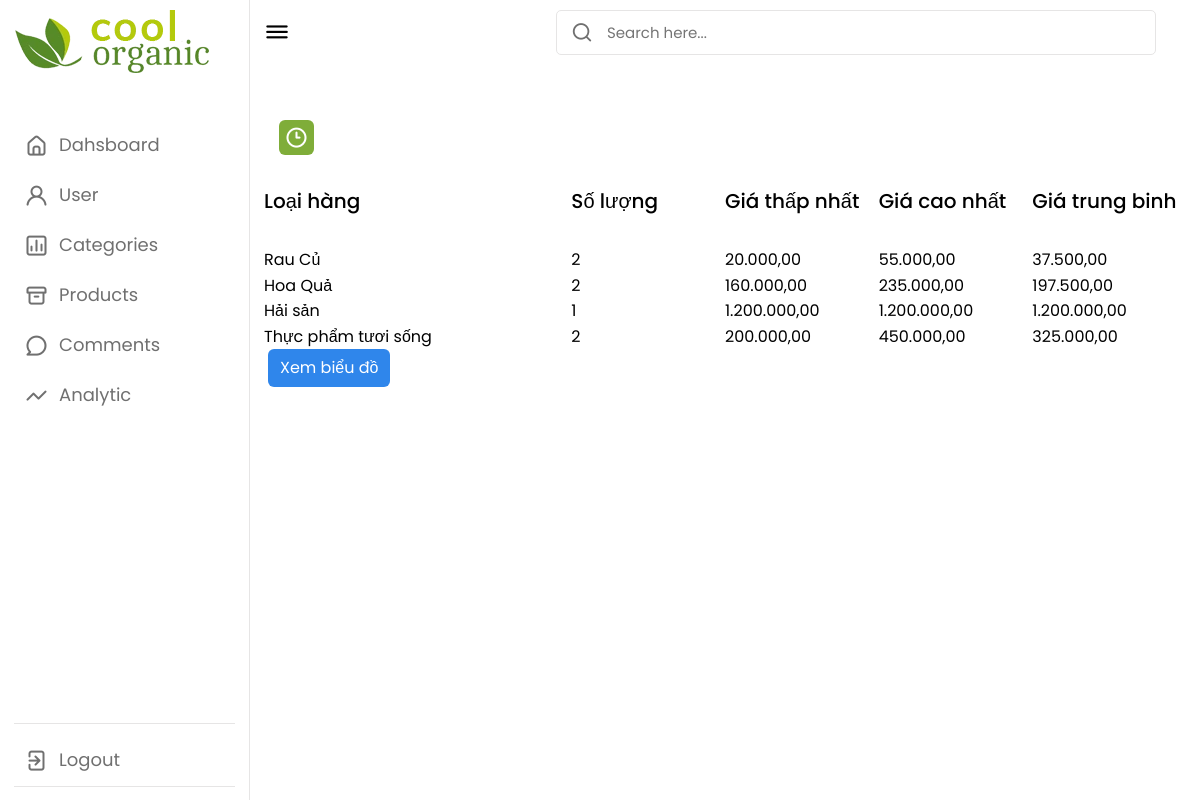
The page /admin/thong-ke/index.php (signed in) on the database its author committed.
### tables this page shows
CREATE TABLE `loai` (
  `ma_loai` int(11) NOT NULL,
  `ten_loai` varchar(50) NOT NULL
);

### admin/thong-ke/index.php (called while the page is built, shortened)
<?php
    require_once '../../dao/pdo.php';
    require_once '../../dao/thong-ke.php';
    if(exist_param("chart", $_REQUEST)) {
        $items = thong_ke_hang_hoa();
        $VIEW_NAME = 'chart.php';
    }  else {
        $items = thong_ke_hang_hoa();
    }
    require "../layout.php";
?>

### dao/pdo.php (called while the page is built, shortened)
<?php
function pdo_get_connection() {
    $servername = "localhost";
    $databasename = "sample_project";
    $username = "root";
    $password = "";
    try {
        $conn = new PDO("mysql:host=$servername;dbname=$databasename", $username, $password);
        $conn->setAttribute(PDO::ATTR_ERRMODE, PDO::ERRMODE_EXCEPTION);
        return $conn;
    } catch (PDOException $e) {
        return "Lỗi kết nối: " . $e->getMessage();
    }
}
function pdo_query($sql) {
    $sql_args = array_slice(func_get_args(), 1);
    try {
        $conn = pdo_get_connection();
        $stmt = $conn->prepare($sql);
        $stmt->execute($sql_args);
        $row = $stmt->fetchAll();
        return $row;
    } catch (PDOException $e) {
        throw $e;
    } finally {
        unset($conn);
    }
}

### dao/thong-ke.php (called while the page is built, shortened)
<?php
function thong_ke_hang_hoa()
{
    $sql = "SELECT l.ma_loai, l.ten_loai,
            COUNT(*) so_luong,
            MIN(hh.don_gia) gia_min,
            MAX(hh.don_gia) gia_max,
            AVG(hh.don_gia) gia_avg
            FROM hang_hoa hh
            JOIN loai l ON l.ma_loai = hh.ma_loai
            GROUP BY l.ma_loai, l.ten_loai";
    return pdo_query($sql);
}

### admin/thong-ke/list.php (the view, shortened to what this page needs)
<div class="top">
    <i class="uil uil-bars sidebar-toggle"></i>
    <div class="search-box">
        <form method="GET">
            <button type="submit">
                <i class="uil uil-search"></i>
            </button>
            <input type="text" name="name" value="" placeholder="Search here...">
        </form>
    </div>
</div>
<div class="dash-content">
    <div class="overview">
        <div class="activity-header">
            <div class="title">
                <i class="uil uil-clock-three"></i>
                <span class="text">Analytics Management</span>
            </div>
        </div>
        <div class="activity-analytics">
            <div class="title-analytics">
                <div class="title-pro name">Loại hàng</div>
                <div class="title-pro image">Số lượng</div>
                <div class="title-pro status">Giá thấp nhất</div>
                <div class="title-pro price">Giá cao nhất</div>
                <div class="title-pro func">Giá trung binh</div>
            </div>
        </div>
        <?php
        if (is_array($items) || is_object($items)) {
            foreach ($items as $bl) {
                extract($bl);
        ?>
                <div class="list-analytics">
                    <div class="name"><?= $ten_loai ?></div>
                    <div class="image"><?= $so_luong ?></div>
                    <div class="qty"><?= number_format($gia_min, 2, ',', '.') ?></div>
                    <div class="price"><?= number_format($gia_max, 2, ',', '.') ?></div>
                    <div class="func">
                        <?= number_format($gia_avg, 2, ',', '.') ?>
                    </div>
                </div>
        <?php }
        } ?>
        <a href="./index.php?chart">
            <button class="btn btn-info view">Xem biểu đồ</button>
        </a>
    </div>
</div>

### admin/content/style.css (style rules this page uses)
* { margin: 0; padding: 0; box-sizing: border-box; font-family: 'Poppins', sans-serif; }
:root { --primary-color: #7fad39; --panel-color: #FFF; --text-color: #000; --black-light-color: #707070; --border-color: #e6e5e5; --toggle-color: #DDD; --box1-color: #4DA3FF; --box2-color: #FFE6AC; --box3-color: #E7D1FC; --title-icon-color: #fff; --tran-05: all 0.5s ease; --tran-03: all 0.3s ease; --tran-03: all 0.2s ease; }
button { border: none; outline: none; cursor: pointer; }
body { min-height: 100vh; background-color: var(--primary-color); }
.dashboard .top { position: fixed; top: 0; left: 250px; display: flex; width: calc(100% - 250px); justify-content: space-between; align-items: center; padding: 10px 14px; background-color: var(--panel-color); transition: var(--tran-05); z-index: 10; }
.dashboard .top .sidebar-toggle { font-size: 26px; color: var(--text-color); cursor: pointer; }
.dashboard .top .search-box { position: relative; height: 45px; max-width: 600px; width: 100%; margin: 0 30px; }
.top .search-box input { position: absolute; border: 1px solid var(--border-color); background-color: var(--panel-color); padding: 0 25px 0 50px; border-radius: 5px; height: 100%; width: 100%; color: var(--text-color); font-size: 15px; font-weight: 400; outline: none; }
.top .search-box i { position: absolute; left: 15px; font-size: 22px; z-index: 10; top: 50%; transform: translateY(-50%); color: var(--black-light-color); }
.dashboard .dash-content { padding-top: 50px; }
.dash-content .title { display: flex; align-items: center; margin: 60px 0 30px 0; }
.dash-content .title i { position: relative; height: 35px; width: 35px; background-color: var(--primary-color); border-radius: 6px; color: var(--title-icon-color); display: flex; align-items: center; justify-content: center; font-size: 24px; }
.dash-content .title .text, .dash-content .activity-header .list .text { font-size: 18px; font-weight: 500; color: white; margin-left: 10px; }
.activity-header { display: flex; justify-content: space-between; align-items: center; margin: 0 15px; }
.title-analytics, .list-analytics { display: grid; grid-template-columns: 2fr 1fr 1fr 1fr 1fr; align-items: center; }
.title-pro { font-size: 20px; font-weight: 500; color: var(--text-color); margin-bottom: 30px; }
i, .del-icon { cursor: pointer; font-size: 18px; }
.func { display: flex; justify-content: center; align-items: center; }
.btn { display: inline-block; padding: 6px 12px; margin: 0 4px; border-radius: 6px; }
.btn-info { background-color: #2f86eb; color: white; }
.func { text-decoration: none; justify-content: left; }

### rows shown on the page
loai: ten_loai "Rau Củ", so_luong "2", gia_min "20.000,00", gia_max "55.000,00", gia_avg "37.500,00"
loai: ten_loai "Hoa Quả", so_luong "2", gia_min "160.000,00", gia_max "235.000,00", gia_avg "197.500,00"
loai: ten_loai "Hải sản", so_luong "1", gia_min "1.200.000,00", gia_max "1.200.000,00", gia_avg "1.200.000,00"
loai: ten_loai "Thực phẩm tươi sống", so_luong "2", gia_min "200.000,00", gia_max "450.000,00", gia_avg "325.000,00"
